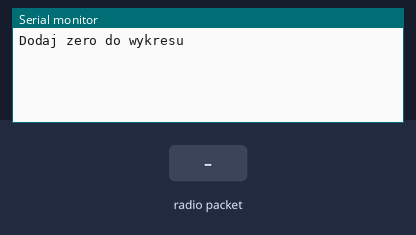
The sketch below on a simulated Arduino Uno, built with avr-gcc and run on an emulated ATmega328P. On the bench: the last lines printed to the serial monitor. The test bench sets the inputs (shaded band). No radio packets arrive unless stated.

Above: at 1.2 s.
1.3 s: radio packet "1" arrives
At 2.5 s:
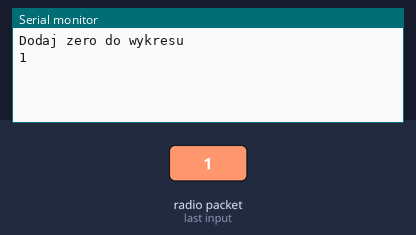
2.8 s: radio packet "0" arrives
At 3.6 s:
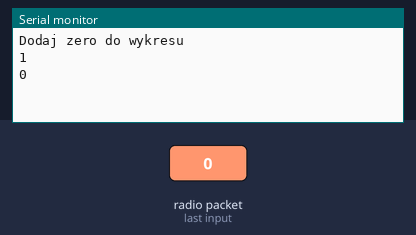
4.3 s: radio packet "2" arrives
At 4.7 s:
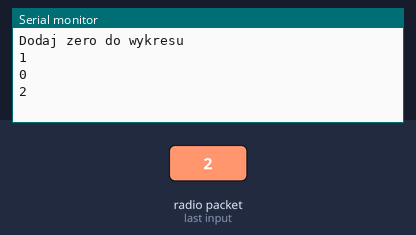

Measured:
- after the input at 1.3 s, the serial monitor: prints a new line at once (image 1)
- after the input at 2.8 s, the serial monitor: prints a new line at once (image 2)
- after the input at 4.3 s, the serial monitor: prints a new line at once (image 3)

The sketch:

TemperatureReceiver.ino
```cpp
#include <VirtualWire.h>
// Komunikacja radiowa na podstawie przykładu z biblioteki VirtualWire.h autorstwa Mike McCauley (mikem@airspayce.com)

void setup()
{
    Serial.begin(9600);                       // Rozpoczęcie komunikacji szeregowej (testowanie)
    Serial.println("Dodaj zero do wykresu");  // Jeżeli nie chcemy dodawać 0 na początku do wykresu to usunąć tą linijkę

    // Komunikacja radiowa, moduł FS100A
    vw_set_ptt_inverted(true);
    vw_setup(2000);                           // Ustawienie ilości transmotowanych bitów na sekundę

    vw_rx_start();                            // Rozpoczęcie pracy odbiornika
}

void loop()
{
    uint8_t buf[VW_MAX_MESSAGE_LEN];          // Tablica przechowująca obierane dane
    uint8_t buflen = VW_MAX_MESSAGE_LEN;      // Długość danych - bufor
    String tempMessage = "";                  // Zmienna typu String przechowująca temperaturę odebraną

    if (vw_get_message(buf, &buflen))         // Jeżeli odebrano dane
    {
      digitalWrite(13, true);                 // Zapalenie diody po prawidłowym odbiorze danych

      for (int i = 0; i < buflen; i++)        // Zapis odbieranych danych do zmiennej (po jedynm znaku)
      {
          tempMessage = tempMessage + (char)buf[i];
      }

      Serial.println(tempMessage);            // Wypisanie temperatury w oknie monitora portu szeregowego
      digitalWrite(13, false);                // Zgaszenie diody po prawidłowym odbiorze danych
    }
}
```
